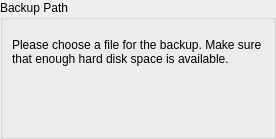
<?xml version="1.0" encoding="UTF-8"?>
<ui version="4.0">
 <class>BackupSettingsPage</class>
 <widget class="QWidget" name="BackupSettingsPage">
  <property name="geometry">
   <rect>
    <x>0</x>
    <y>0</y>
    <width>276</width>
    <height>139</height>
   </rect>
  </property>
  <layout class="QVBoxLayout" name="verticalLayout_2">
   <property name="margin">
    <number>0</number>
   </property>
   <item>
    <widget class="QGroupBox" name="groupBox">
     <property name="title">
      <string>Backup Path</string>
     </property>
     <layout class="QVBoxLayout" name="verticalLayout">
      <item>
       <widget class="QLabel" name="label">
        <property name="text">
         <string comment="@info">Please choose a file for the backup. Make sure that enough hard disk space is available.</string>
        </property>
        <property name="wordWrap">
         <bool>true</bool>
        </property>
       </widget>
      </item>
      <item>
       <widget class="KUrlRequester" name="m_editBackupUrl">
        <property name="mode">
         <set>KFile::File|KFile::LocalOnly</set>
        </property>
       </widget>
      </item>
     </layout>
    </widget>
   </item>
  </layout>
 </widget>
 <customwidgets>
  <customwidget>
   <class>KUrlRequester</class>
   <extends>QFrame</extends>
   <header>kurlrequester.h</header>
  </customwidget>
 </customwidgets>
 <resources/>
 <connections/>
</ui>
